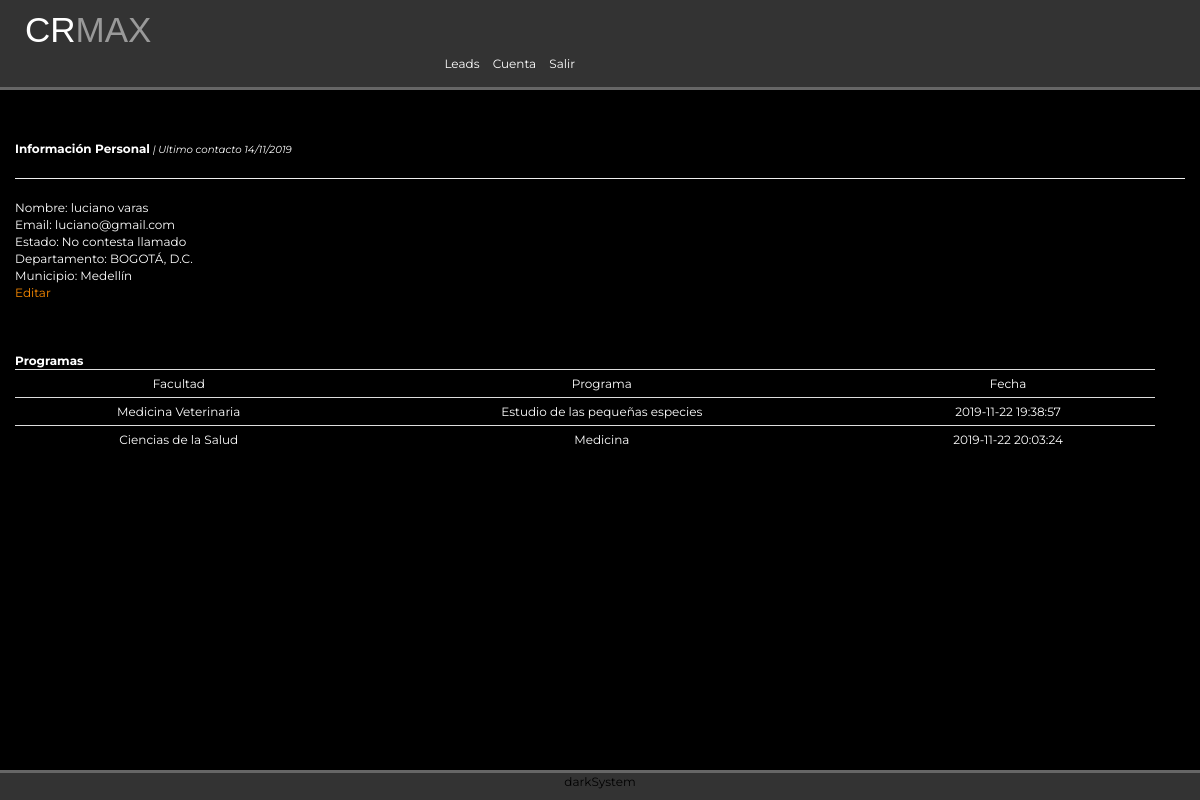
The app's page /index.php?sec=vlead&id=1 (signed in) with its own data.
### tables this page shows
CREATE TABLE `leads` (
  `id_lead` int(11) NOT NULL,
  `nombres` varchar(200) NOT NULL,
  `apellidos` varchar(200) NOT NULL,
  `identificacion` varchar(200) NOT NULL,
  `celular` varchar(200) NOT NULL,
  `correo` varchar(200) NOT NULL,
  `observacion` text NOT NULL,
  `ip_interesado` varchar(200) NOT NULL,
  `sede` int(20) NOT NULL,
  `fecha` timestamp NOT NULL DEFAULT CURRENT_TIMESTAMP,
  `id_estado` int(20) NOT NULL DEFAULT '1',
  `id_departamento` int(20) NOT NULL,
  `id_municipio` int(20) NOT NULL
);

CREATE TABLE `estados` (
  `id_estado` int(11) NOT NULL,
  `nombre` varchar(200) NOT NULL,
  `detalle` text NOT NULL
);

CREATE TABLE `departamentos` (
  `id_departamento` int(2) UNSIGNED NOT NULL,
  `departamento` varchar(255) NOT NULL DEFAULT ''
);

CREATE TABLE `municipios` (
  `id_municipio` int(6) UNSIGNED NOT NULL,
  `municipio` varchar(255) NOT NULL DEFAULT '',
  `estado` int(1) UNSIGNED NOT NULL,
  `departamento_id` int(2) UNSIGNED NOT NULL
);

CREATE TABLE `programaxlead` (
  `id_facxprog` int(20) NOT NULL,
  `id_facultad` int(20) NOT NULL,
  `id_programa` int(20) NOT NULL,
  `id_lead` int(20) NOT NULL,
  `fecha_registro` timestamp NOT NULL DEFAULT CURRENT_TIMESTAMP
);

CREATE TABLE `facultad` (
  `id_facultad` int(11) NOT NULL,
  `nombre_facultad` varchar(500) NOT NULL,
  `cod_facultad` varchar(200) NOT NULL
);

CREATE TABLE `programa` (
  `id_programa` int(11) NOT NULL,
  `nombre_programa` varchar(500) NOT NULL,
  `snies_programa` varchar(500) NOT NULL,
  `cod_programa` varchar(200) NOT NULL,
  `facultad_programa` int(20) NOT NULL
);

### modelo.php (called while the page is built, shortened)
<?php
class modelo{
	public function __construct(){
		$this->_db = new mysqli(DB_HOST,DB_USER,DB_PASS,DB_NAME);
	}
}
?>

### lead.php (called while the page is built, shortened)
<?php
require_once('modelo.php');
class lead extends modelo{
	public function seleccionar_lead($id){
		$sql = "SELECT * FROM (leads
		INNER JOIN estados ON estados.id_estado = leads.id_estado
		INNER JOIN departamentos ON departamentos.id_departamento = leads.id_departamento
		INNER JOIN municipios ON municipios.id_municipio = leads.id_municipio
		)
		WHERE id_lead = '$id'";
		$reg = $this->_db->query($sql);
		$existe = $reg->num_rows;
		if($existe == 0){
			return $existe;
		}else{
			return $reg;
			return $existe;
		}
	}
	public function registros_lead($id){
		$sql = "SELECT * FROM (programaxlead
		INNER JOIN facultad ON facultad.id_facultad = programaxlead.id_facultad
		INNER JOIN programa ON programa.id_programa = programaxlead.id_programa
		)
		WHERE id_lead = '$id'";
		$reg = $this->_db->query($sql);
		$existe = $reg->num_rows;
		if($existe == 0){
			return $existe;
		}else{
			return $reg;
			return $existe;
		}
	}
}
?>

### src/lead/ver_lead.php (the view, shortened to what this page needs)
<?php
$id = @$_GET['id'];
$lead = new lead();
$resul = $lead->seleccionar_lead($id);
$listar = $lead->registros_lead($id);
if($resul){
	foreach ($resul as $row) {
	}
?>
<div><strong>Informaci&oacute;n Personal</strong><span><small><i> | Ultimo contacto 14/11/2019</i></small></span></div><hr>
<div class="row">
<div class="col-md-6">
	<div><?php echo "Nombre: " . utf8_decode($row['nombres']) . " " .utf8_decode($row['apellidos']);?></div>
	<div><?php echo "Email: " . $row['correo']; ?></div>
	<div><?php echo "Estado: " . $row['nombre']; ?></div>
	<div><?php echo "Departamento: " . utf8_decode($row['departamento']); ?></div>
	<div><?php echo "Municipio: " . utf8_decode($row['municipio']); ?></div>
	<div><a href=<?php echo "index.php?sec=modificar_info"; ?>>Editar</a>
	<?php } ?>
</div>
</div>
<div style="float: left; margin-top: 50px" class="container">
<strong>Programas</strong>
<?php
echo "<div><table style=text-align:center; class='table table-responsive table-condensed'>
		<tr>
		<td>Facultad</td>
		<td>Programa</td>
		<td>Fecha</td>
		</tr>";
if($listar){
	foreach ($listar as $row) {
	echo "<tr>
			 <td>" . utf8_decode($row['nombre_facultad']) . "</td>
			 <td>" . utf8_decode($row['nombre_programa']) . "</td>
			 <td>" . $row['fecha_registro'] . "</td>
		</tr>";
	}
}
echo "</table></div>";
?>

### css/estilos.css (style rules this page uses)
body { font-family: 'Montserrat', sans-serif; font-size: 12px; background: #000; color: #FFF; }
a { color: #FA8A01; }
table { text-align: left; }

### records on screen
leads: nombres "luciano", apellidos "varas", correo "luciano@gmail.com", id_estado.nombre "No contesta llamado", id_departamento.departamento "BOGOTÁ, D.C.", id_municipio.municipio "Medellín"
programaxlead: id_facultad.nombre_facultad "Medicina Veterinaria", id_programa.nombre_programa "Estudio de las pequeñas especies", fecha_registro "2019-11-22 19:38:57"
programaxlead: id_facultad.nombre_facultad "Ciencias de la Salud", id_programa.nombre_programa "Medicina", fecha_registro "2019-11-22 20:03:24"
